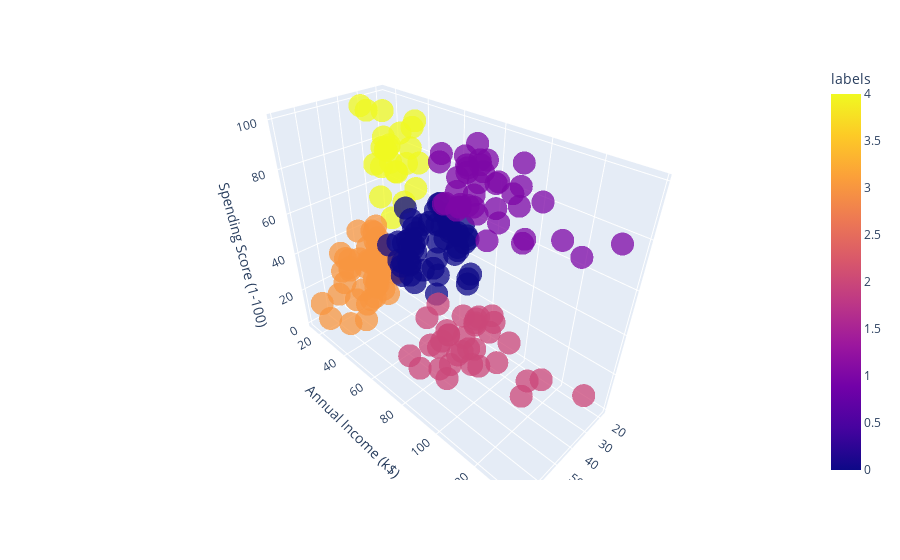

Notebook cell for this chart:
### Markdown cell above
The final clustered dataset looks like:

### Code cell
import plotly.express as px
fig = px.scatter_3d(df, x='Age', y='Annual Income (k$)', z='Spending Score (1-100)', color='labels', opacity=0.75)
fig.show()

### Figure 1 — Plotly figure (JSON) as saved in the notebook; plotly's stock layout.template omitted (floating-point values rounded to 4 significant figures; data arrays with more than 128 entries replaced by an {"elided": "..."} marker saying what was removed)
{"data": [{"hovertemplate": "Age=%{x}<br>Annual Income (k$)=%{y}<br>Spending Score (1-100)=%{z}<br>labels=%{marker.color}<extra></extra>", "legendgroup": "", "marker": {"color": {"elided": "200 int values"}, "coloraxis": "coloraxis", "opacity": 0.75, "symbol": "circle"}, "mode": "markers", "name": "", "scene": "scene", "showlegend": false, "type": "scatter3d", "x": {"elided": "200 int values"}, "y": {"elided": "200 int values"}, "z": {"elided": "200 int values"}}], "layout": {"coloraxis": {"colorbar": {"title": {"text": "labels"}}, "colorscale": [[0, "#0d0887"], [0.1111, "#46039f"], [0.2222, "#7201a8"], [0.3333, "#9c179e"], [0.4444, "#bd3786"], [0.5556, "#d8576b"], [0.6667, "#ed7953"], [0.7778, "#fb9f3a"], [0.8889, "#fdca26"], [1, "#f0f921"]]}, "legend": {"tracegroupgap": 0}, "margin": {"t": 60}, "scene": {"domain": {"x": [0, 1], "y": [0, 1]}, "xaxis": {"title": {"text": "Age"}}, "yaxis": {"title": {"text": "Annual Income (k$)"}}, "zaxis": {"title": {"text": "Spending Score (1-100)"}}}}}
